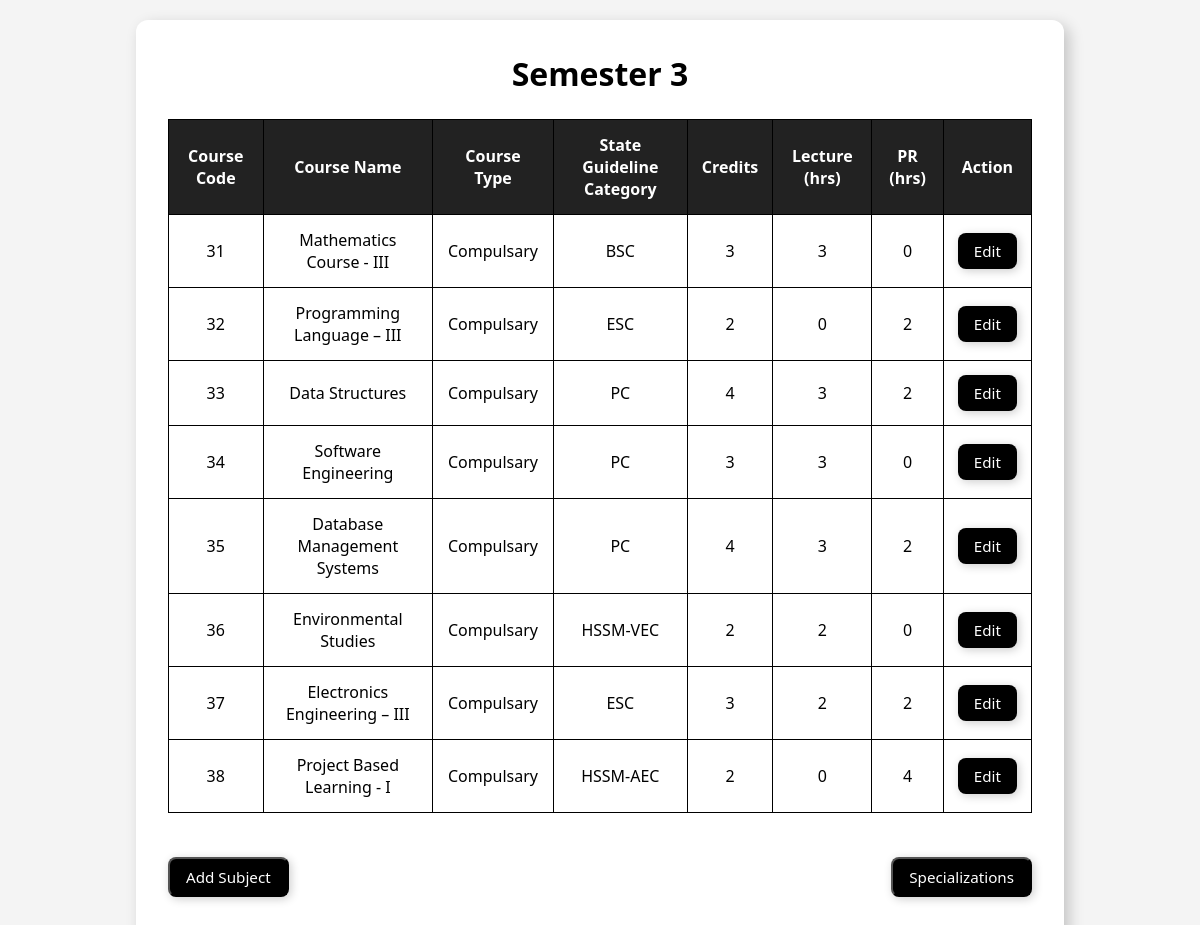
Page /semester-subjects/3/ on the committed database.
### application/models.py (models this page shows, shortened)
class Subject(models.Model):
    course_code = models.CharField(max_length=10)
    course_name = models.CharField(max_length=100)
    course_type = models.CharField(max_length=100, default="Compulsary")
    category = models.CharField(max_length=50)
    credits = models.IntegerField()
    lecture_hours = models.IntegerField()
    pr_hours = models.IntegerField()
    semester = models.IntegerField()
    class Meta:
        constraints = [
            models.UniqueConstraint(fields=['course_code'], name='unique_course_code'),
            models.UniqueConstraint(fields=['course_name'], name='unique_course_name'),
        ]

### application/views.py (the view, shortened to what this page needs)
# urls.py: path('semester-subjects/<int:sem_number>/', views.sem_subjects, name='sem_subjects'),
def sem_subjects(request, sem_number):
    subjects = Subject.objects.filter(semester=sem_number)
    return render(request, 'credit/sem_subjects.html', {'subjects': subjects, 'semester': sem_number})

### templates/credit/sem_subjects.html (shortened to what this page needs)
<!DOCTYPE html>
<html lang="en">
<head>
</head>
<body>
    <div class="container">
        <h1>Semester {{ semester }}</h1>
        <div class="table-container">
            <table>
                <thead>
                    <tr>
                        <th>Course Code</th>
                        <th>Course Name</th>
                        <th>Course Type</th>
                        <th>State Guideline Category</th>
                        <th>Credits</th>
                        <th>Lecture (hrs)</th>
                        <th>PR (hrs)</th>
                        <th>Action</th>
                    </tr>
                </thead>
                <tbody>
                    {% for subject in subjects %}
                        <tr>
                            <td>{{ subject.course_code }}</td>
                            <td>{{ subject.course_name }}</td>
                            <td>{{ subject.course_type }}</td>
                            <td>{{ subject.category }}</td>
                            <td>{{ subject.credits }}</td>
                            <td>{{ subject.lecture_hours }}</td>
                            <td>{{ subject.pr_hours }}</td>
                            <td><a href="{% url 'edit_subject' subject.id %}" class="btn">Edit</a></td>
                        </tr>
                    {% empty %}
                        <tr>
                            <td colspan="8">No courses available for this semester.</td>
                        </tr>
                    {% endfor %}
                </tbody>
            </table>
        </div>
        <br><br>
        <div style="display: flex; justify-content: space-between; width: 100%; margin-bottom: 1rem;">
            <button class="btn" onclick="toggleForm()">Add Subject</button>
            {% if semester >= 3 %}
            <a href="{% url 'specializations' %}"><button class="btn">Specializations</button></a>
            {% endif %}
        </div>
    </div>
</body>
</html>

### templates/credit/sem_subjects.html (style rules this page uses)
* { margin: 0; padding: 0; box-sizing: border-box; font-family: 'Segoe UI', Tahoma, Geneva, Verdana, sans-serif; }
body { background-color: #f4f4f4; color: #000; display: flex; flex-direction: column; align-items: center; justify-content: center; min-height: 100vh; padding: 20px; }
.container { width: 80%; max-width: 1000px; background: #ffffff; border-radius: 12px; box-shadow: 5px 5px 15px rgba(0, 0, 0, 0.2); padding: 2rem; animation: fadeIn 0.5s ease-in-out; }
h1 { text-align: center; margin-bottom: 1.5rem; }
.table-container { overflow-x: auto; }
table { width: 100%; border-collapse: collapse; }
th, td { padding: 14px; border: 1px solid #000; text-align: center; }
th { background-color: #222; color: #fff; }
.btn { display: inline-block; padding: 0.5rem 1rem; background-color: #000000; color: #ffffff; border-radius: 8px; cursor: pointer; text-decoration: none; font-size: 0.95rem; transition: transform 0.3s ease, background-color 0.3s ease; text-align: center; box-shadow: 2px 2px 10px rgba(0, 0, 0, 0.2); }

### rows in the picture
Subject: course_code "31", course_name "Mathematics Course - III", course_type "Compulsary", category "BSC", credits "3", lecture_hours "3", pr_hours "0"
Subject: course_code "32", course_name "Programming Language – III", course_type "Compulsary", category "ESC", credits "2", lecture_hours "0", pr_hours "2"
Subject: course_code "33", course_name "Data Structures", course_type "Compulsary", category "PC", credits "4", lecture_hours "3", pr_hours "2"
Subject: course_code "34", course_name "Software Engineering", course_type "Compulsary", category "PC", credits "3", lecture_hours "3", pr_hours "0"
Subject: course_code "35", course_name "Database Management Systems", course_type "Compulsary", category "PC", credits "4", lecture_hours "3", pr_hours "2"
Subject: course_code "36", course_name "Environmental Studies", course_type "Compulsary", category "HSSM-VEC", credits "2", lecture_hours "2", pr_hours "0"
Subject: course_code "37", course_name "Electronics Engineering – III", course_type "Compulsary", category "ESC", credits "3", lecture_hours "2", pr_hours "2"
Subject: course_code "38", course_name "Project Based Learning - I", course_type "Compulsary", category "HSSM-AEC", credits "2", lecture_hours "0", pr_hours "4"

### other values in the picture
{{ semester }} "3"
